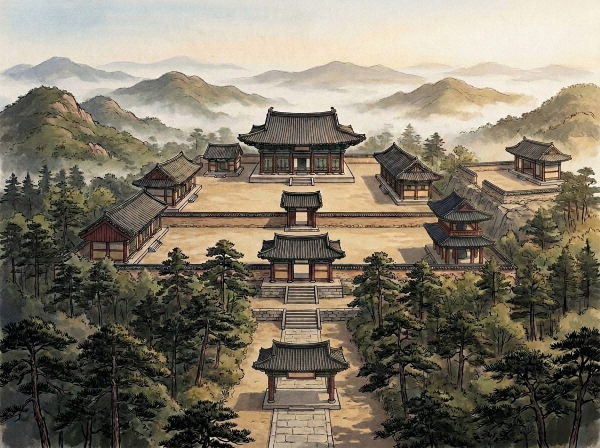
#> input picture docs/sources/art/compound-d.jpg, 1200 x 896 px (shown at 1/2 size)
$ python publish.py
#> lines starting #> are read from the running program, lines starting #| are printed output that depends on the picture
# This app is a raft. — 이 앱도 뗏목이다.
#
# 고른 원본(docs/sources/art/)을 앱의 그림(app/assets/images/)으로 낸다 — AVIF 는 화면에서 뜨는 크기의 두 배,
# WebP 받침은 480 폭(q60, 첫 화면 그림과 같은 결 — docs/M-landing-design.md 8절). 받침은 AVIF 를 못 받는
# 브라우저만 받으므로 줄여서 받침 상한(images_test 800,000) 안에 든다. 비율은 같다.
#
#   python3 script/art/publish.py          → 아홉 장을 다시 낸다(같은 원본이면 같은 결과)
#   python3 script/art/publish.py bell     → 하나만
#
# Pillow 만 쓴다. 바깥을 부르지 않는다.
import os
import sys

from PIL import Image

ROOT = os.path.abspath(os.path.join(os.path.dirname(__file__), "..", ".."))
SRC = os.path.join(ROOT, "docs/sources/art")
OUT = os.path.join(ROOT, "app/assets/images")
FALLBACK_WIDTH = 480
# 받침의 품질 — 대개 q60. 둘은 받침이 AVIF 보다 무거워 낮춘다(받침 합계 800,000 안에 들게, 2026-11-15 잼).
FALLBACK_QUALITY = {"bell": 45, "myojeok": 50}


def crop_box(im, box):
    return im.crop(box) if box else im


def cover(im, width, height, anchor_left=False):
    """높이와 너비를 다 덮게 키우고 자른다 — 미륵당 바탕(무대 390 × 560 의 두 배). anchor_left 면 가운데가 아니라 왼쪽에 붙여
    자른다 — 미륵당 화면(390 폭)은 틀보다 무대가 넓어 양옆이 잘리는데, 바탕 b 의 당이 왼쪽에 있어 잘렸다(2026-11-15).
    왼쪽에 붙이면 그림이 무대 안에서 오른쪽으로 옮겨진다(뜰 가운데 · 땅선은 가로로 움직여도 그대로)."""
    scale = max(width / im.width, height / im.height)
    im = im.resize((round(im.width * scale), round(im.height * scale)), Image.LANCZOS)
    x0, y0 = (0 if anchor_left else (im.width - width) // 2), (im.height - height) // 2
    return im.crop((x0, y0, x0 + width, y0 + height))


# 이름: (원본, 자르기, 화면 두 배의 폭, AVIF 품질, 흑백인가, 정확한 크기)
PICTURES = {
    # 조감도 d 편집본 — 4:3(1200 × 896)에서 위아래를 잘라 3:2(1200 × 800). 768 × 512 는 옛 조감도와 같은 자리.
    # AVIF q35 — 마당 화면의 첫 짐이 늘지 않게(옛 조감도 38,261 보다 가볍다). q30 과 견줘 기와가 무르지 않는 끝.
    "compound": ("compound-d.jpg", (0, 48, 1200, 848), 768, 35, False, None),
    # 미륵당 바탕 b — 높이를 1120 에 맞추고 가운데 780 을 자른다(M-art-renewal 9절에서 잰 그대로).
    "mireukdang": ("mireukdang-b.jpg", None, 780, 50, False, (780, 1120)),
    "myojeok": ("myojeok.jpg", None, 768, 50, False, None),
    "yegyeong": ("yegyeong.jpg", None, 768, 50, False, None),
    "sagyeong": ("sagyeong.jpg", None, 768, 50, False, None),
    "janggyeong": ("janggyeong.jpg", None, 768, 50, False, None),
    # 범종각 — bells/show 의 자리는 폭 260 까지라 두 배인 520.
    "bell": ("beomjong.jpg", None, 520, 50, False, None),
    # 장경각의 지권인 판 — R57 의 가슴과 두 손, 흑백 그대로.
    "jigwon_plate": ("jigwon-plate.jpg", None, 768, 55, True, None),
    # 곁에 작게 — 『증보 불상도휘』의 지권인, 원본 크기(265 × 235) 그대로. 키우지 않는다.
    "jigwon_butsuzo": ("jigwon-butsuzo.jpg", None, None, 60, False, None),
}


def publish(name):
#> called with name = 'compound'
    source, box, width, quality, gray, exact = PICTURES[name]
    im = crop_box(Image.open(os.path.join(SRC, source)).convert("RGB"), box)
#> in crop_box, `return im.crop(box) if box else im`:
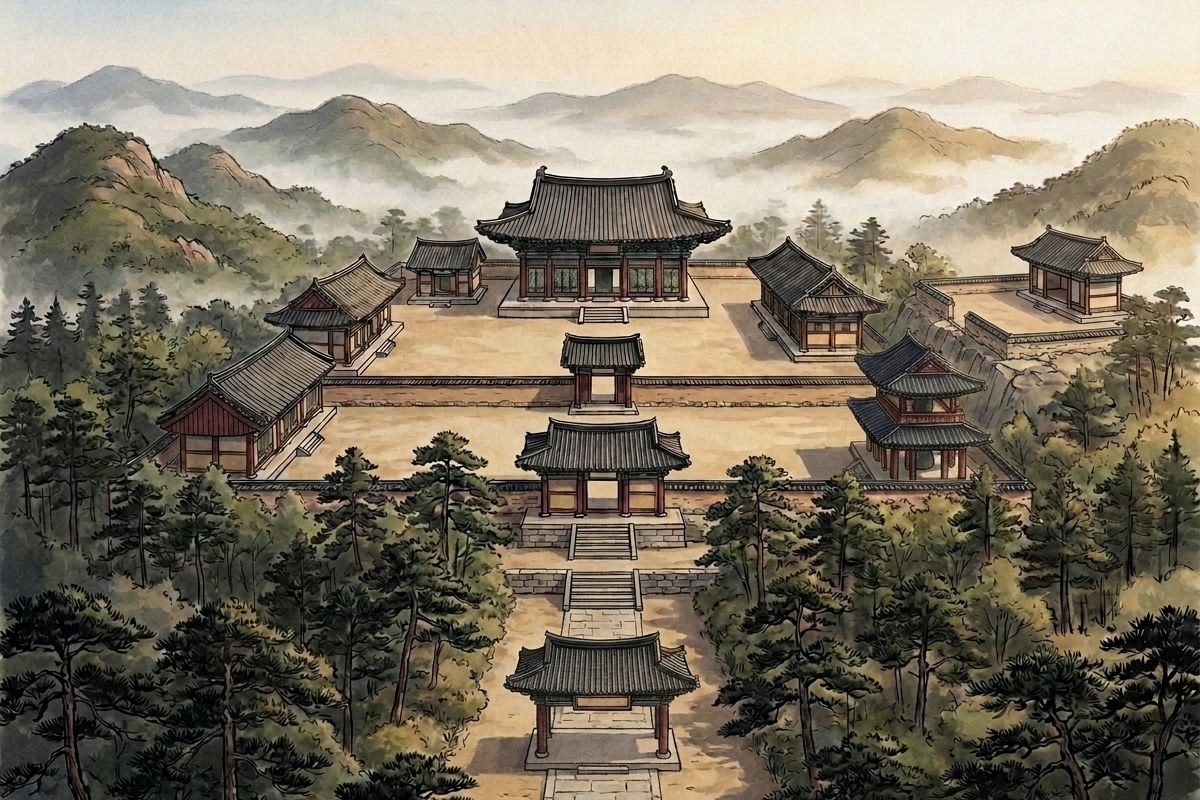
#> returned value: PIL image 1200x800 RGB; mean R, G, B 126, 116.8, 100
    if gray:
        im = im.convert("L").convert("RGB")
    if exact:
        main = cover(im, *exact, anchor_left=(name == "mireukdang"))
    elif width:
        main = im.resize((width, round(im.height * width / im.width)), Image.LANCZOS)
    else:
        main = im
#> (the run stopped early here; a loop or call above may not have finished)

$ run again, with docs/sources/art/gate-d3c.jpg copied over docs/sources/art/compound-d.jpg
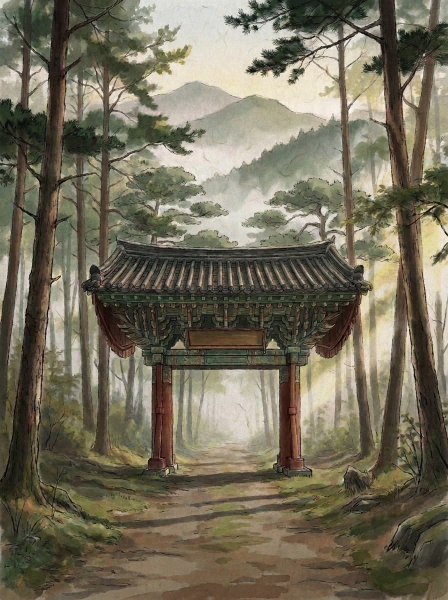
#> input picture docs/sources/art/gate-d3c.jpg, 896 x 1200 px (shown at 1/2 size)
#> in crop_box, `return im.crop(box) if box else im`:
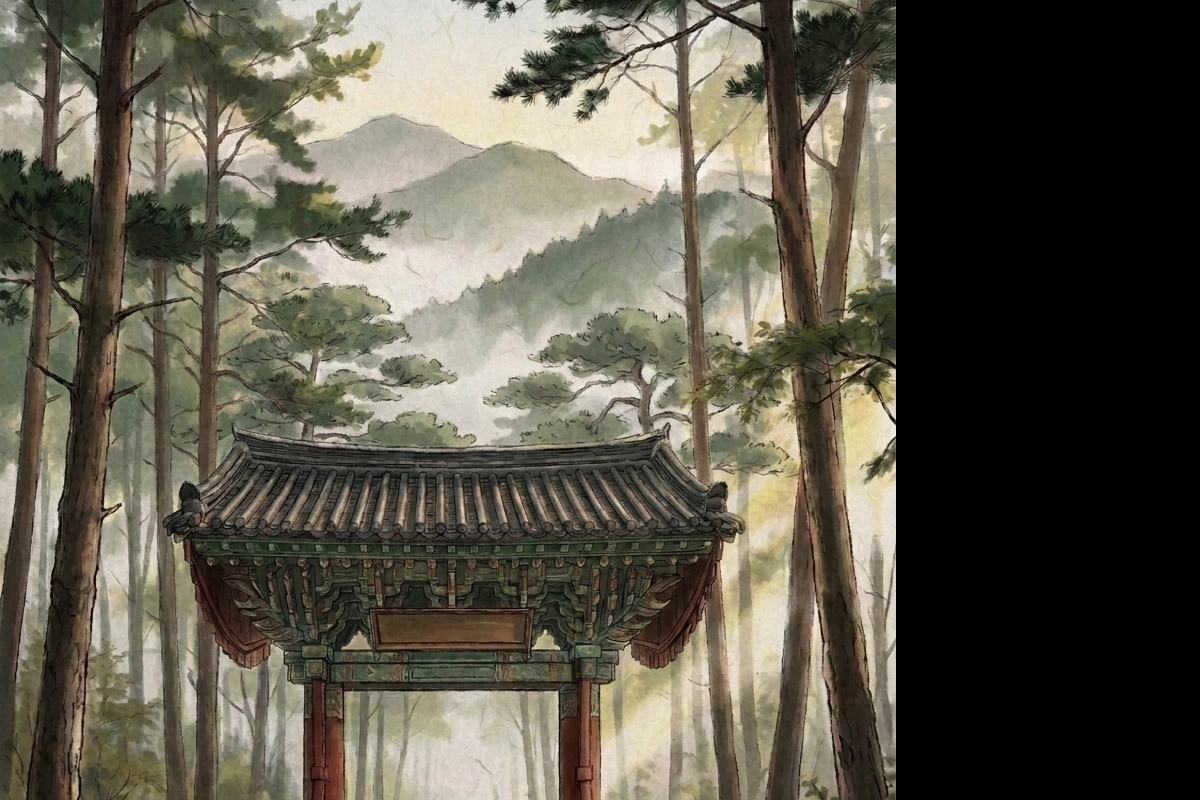
#> returned value: PIL image 1200x800 RGB; mean R, G, B 93.1, 89.2, 76.3

$ run again, with docs/sources/art/landing-burimun.jpg copied over docs/sources/art/compound-d.jpg
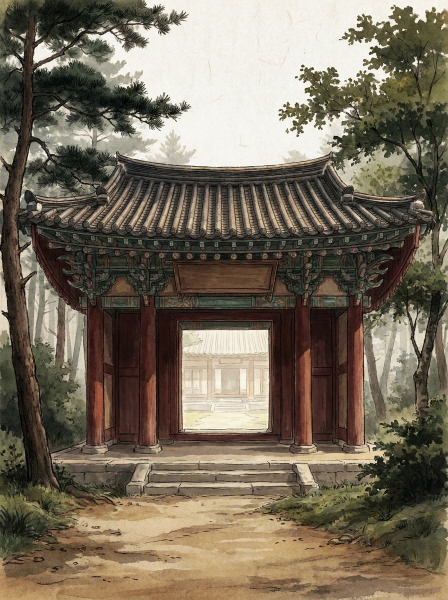
#> input picture docs/sources/art/landing-burimun.jpg, 896 x 1200 px (shown at 1/2 size)
#> in crop_box, `return im.crop(box) if box else im`:
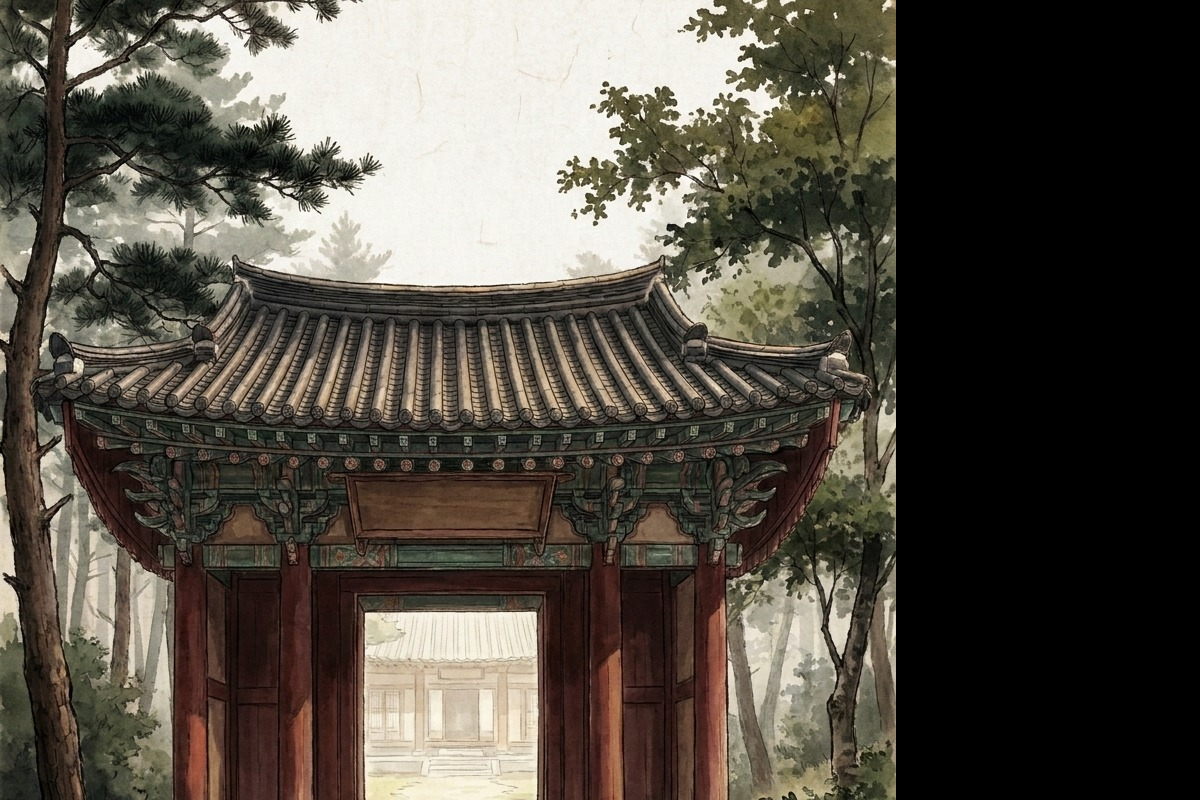
#> returned value: PIL image 1200x800 RGB; mean R, G, B 85.1, 79.4, 70.2

$ run again, with docs/sources/art/landing-far.jpg copied over docs/sources/art/compound-d.jpg
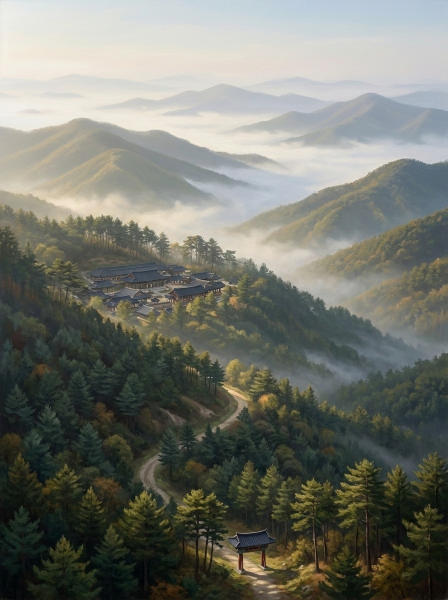
#> input picture docs/sources/art/landing-far.jpg, 896 x 1200 px (shown at 1/2 size)
#> in crop_box, `return im.crop(box) if box else im`:
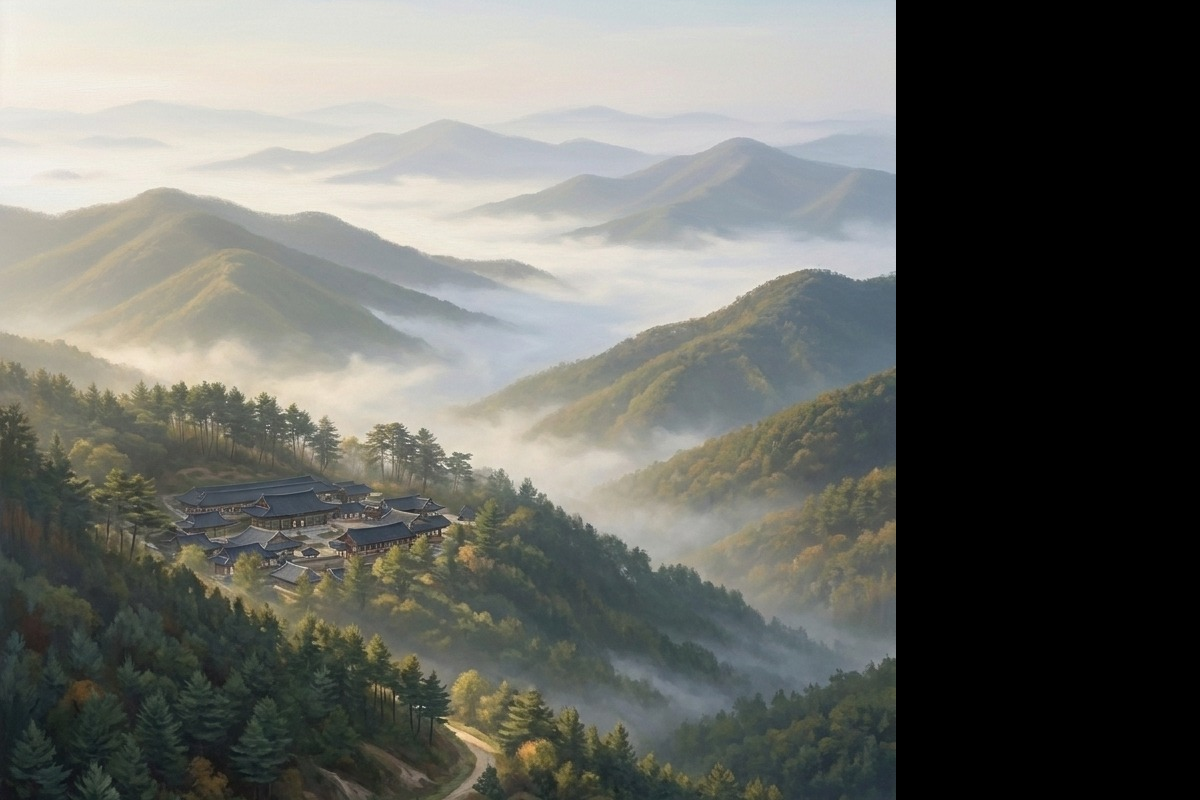
#> returned value: PIL image 1200x800 RGB; mean R, G, B 105.7, 106.9, 101.6
